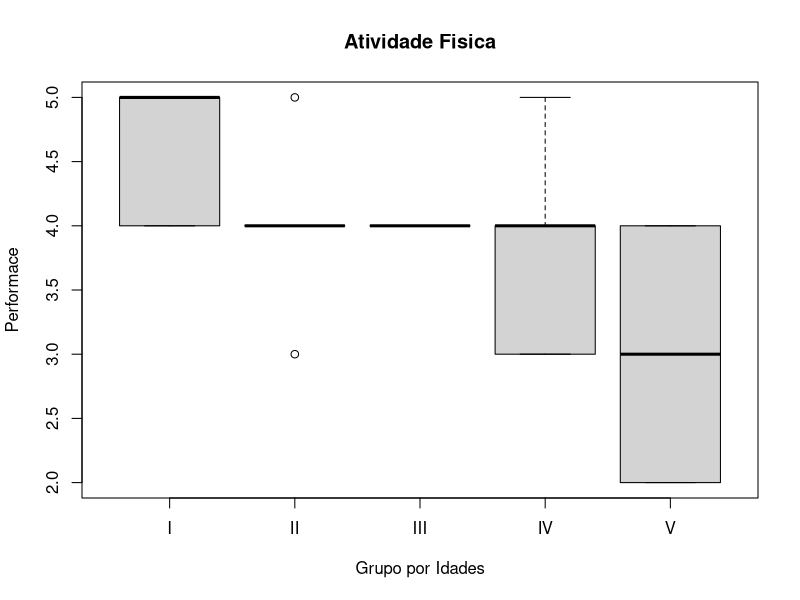
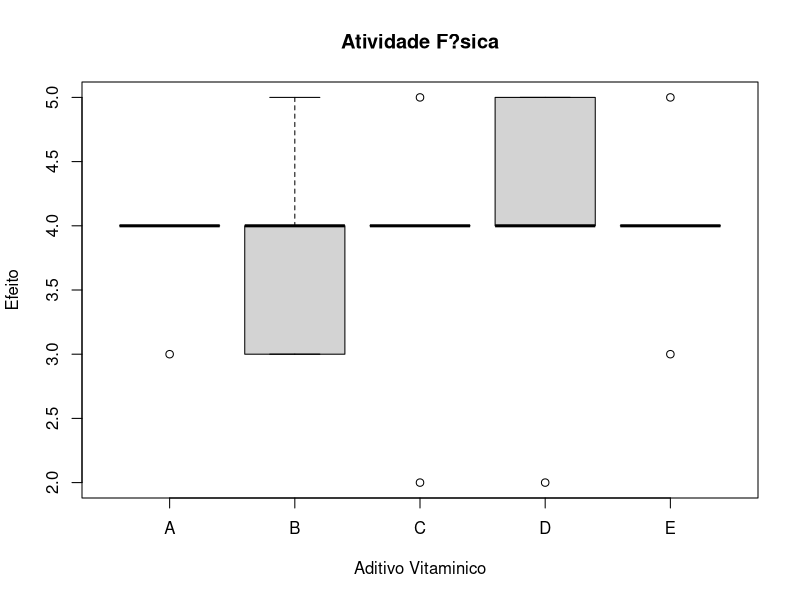

Write the R code that produced these figures, in order.
# Criando um data.frame
AtividadeF <- data.frame(Aditivo = c("A", "B","C","D","E"),
                 I = c(4, 5, 5, 4, 5),
                 II = c(4, 4, 4, 5, 3),
                 III = c(4, 4, 4, 4, 4),
                 IV = c(3, 3, 4, 5, 4),
                 V = c(4, 3, 2, 2, 4))

dataset <- c(AtividadeF$I, AtividadeF$II, AtividadeF$III, AtividadeF$IV, AtividadeF$V)
shapiro.test(dataset)
# Criando um data.frame elevado ao quadrado
Quadrado <- data.frame(I = AtividadeF$I^2,
                       II = AtividadeF$II^2,
                       III = AtividadeF$III^2,
                       IV = AtividadeF$IV^2,
                       V = AtividadeF$V^2)
# Inserindo a coluna Soma
AtividadeF$Soma <- 0
AtividadeF$Media <- 0

for (i in 1:5){
  for(j in 2:6)
    AtividadeF[i,7]<-AtividadeF[i,7]+AtividadeF[i,j]
    AtividadeF[i,8]<-AtividadeF[i,7]/5
}
SomaColuna <- sum(AtividadeF$Soma)

# Inserindo a coluna Media

Quadrado$Total <- sum(Quadrado)
MediaColuna <- round(sum(AtividadeF$Media/5), 2)
SomaValores <- round((SomaColuna^2)/(i*(j-1)), 2) 

SQTotal <- round((Quadrado$Total[1] - SomaValores),2)
SQT <- round(((AtividadeF$Soma[1]^2/(j-1) + 
                AtividadeF$Soma[2]^2/(j-1) + 
                AtividadeF$Soma[3]^2/(j-1) + 
                AtividadeF$Soma[4]^2/(j-1) + 
                AtividadeF$Soma[5]^2/(j-1)) - 
                SomaColuna^2/(i*(j-1))),3)
SQR <- round(SQTotal - SQT,2)
QMT <- round(SQT/(i-1),3)
QMR <- round(SQR/(i*(i-1)),3)
Fcal <- round(QMT/QMR,3)

#Fazendo o grafico por amostra
boxplot(AtividadeF$I, 
        AtividadeF$II, 
        AtividadeF$III, 
        AtividadeF$IV, 
        AtividadeF$V, 
        main ="Atividade Fisica", 
names = c("I", "II", "III", "IV", "V"), xlab = "Grupo por Idades", ylab = "Performace")

#Defindo matriz transposta
rownames(AtividadeF)<-AtividadeF$Aditivo
AtividadeF$Aditivo <- NULL
AtividadeF$Soma <- NULL
AtividadeF$Media <- NULL
AtividadeF_transpose <-as.data.frame(t(as.matrix(AtividadeF)))
boxplot(AtividadeF_transpose$A, 
        AtividadeF_transpose$B, 
        AtividadeF_transpose$C,
        AtividadeF_transpose$D,
        AtividadeF_transpose$E,
        main ="Atividade F?sica", 
        names = c("A","B","C","D","E"), 
        xlab = "Aditivo Vitaminico", 
        ylab = "Efeito")
